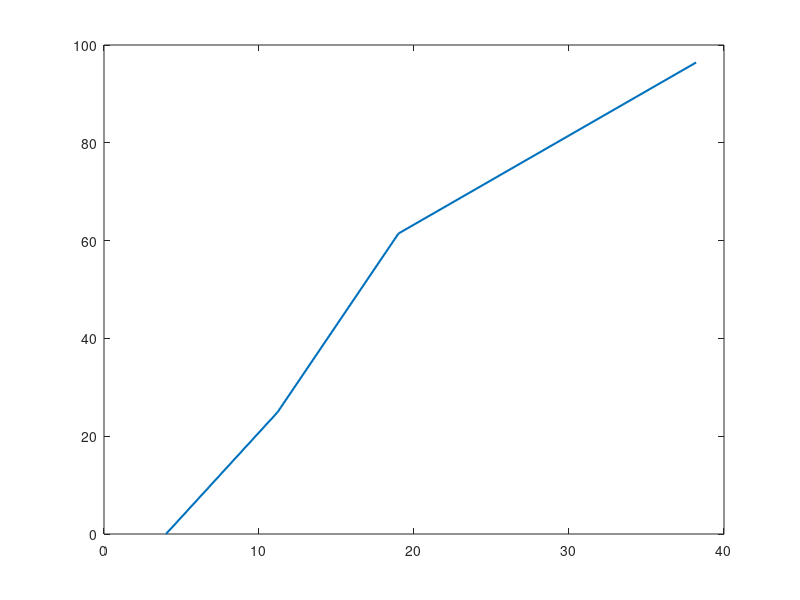

Recreate this plot in MATLAB. (Note: this script raises an error after producing the figure.)
function [outs] = ca_sarand()

    particleSize=[4;11.2;19;38.2];
    percent=[0;24.92;61.4522;96.426];
     
    fh=figure('visible','on');
    set(fh,'visible','on');
    plot(particleSize,percent,'LineWidth',1.5);      
    hold on;
     
    ss = fitoptions('Method','NonlinearLeastSquares','Lower',[0,0],'Upper',[Inf,inf],'Startpoint',[1 1]);
    
    ff = fittype('100*(1-exp(-(x/xc)^n))','options',ss);
    
    [c2,gof2] = fit(particleSize,percent,ff);
    
    parSize=0:max(particleSize);
    plot(parSize,100.*(1-exp(-(parSize./c2.xc).^c2.n)),'-r','LineWidth',1.5);
    
            
    %the last 2 item in sizingres are the n and xc coefficients
    nc=c2.n;
    xc=c2.xc;

    outs=sprintf('nc =%3.1f \nxc =%3.1f \n',nc,xc);

    xlabel('Size(mm)');
    ylabel('Percent(%)');

    %title('Sizing Graph with Fitted Curve');
    %text(max(particleSize)*0.1,max(percent)*0.8,xcnstring);
    %legend off;
end